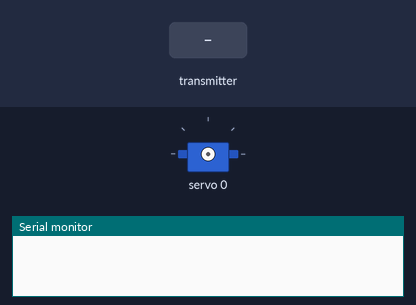
This sketch was run on a simulated Arduino Uno, built with avr-gcc and run on an emulated ATmega328P. On the bench: servo, the last lines printed to the serial monitor. The inputs (shaded band) are chosen by the test bench. No radio packets arrive unless stated.

Above: at 2.2 s.
2.3 s: the transmitter starts sending val = 0
3.8 s: the transmitter starts sending val = 256
At 4.5 s:
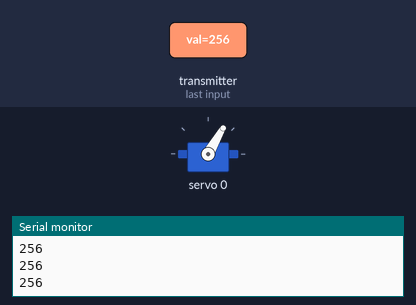
5.3 s: the transmitter starts sending val = 512
At 5.6 s:
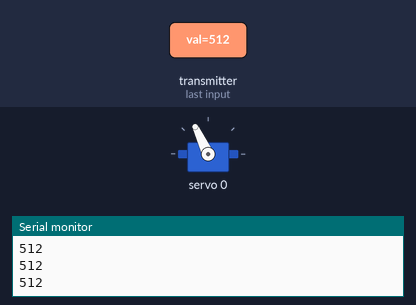
6.8 s: the transmitter starts sending val = 1023
At 8.0 s:
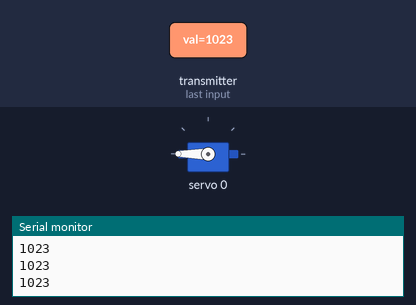
Timing chart, 0 to 9.3 s (numbered marks = the images above; inputs shaded):
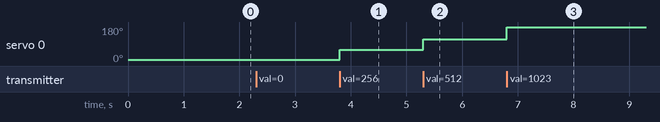

Measured:
- after the input at 3.8 s, servo 0: 6° → 60° at once
- after the input at 5.3 s, servo 0: 60° → 115° at once
- after the input at 6.8 s, servo 0: 115° → 180° at once

The sketch:

nrf24l_Reciever_Test.ino
```cpp
#include <SPI.h>
#include "RF24.h"
#include <Wire.h>
#include <Adafruit_PWMServoDriver.h>

// called this way, it uses the default address 0x40
Adafruit_PWMServoDriver pwm = Adafruit_PWMServoDriver();

RF24 radio(7,8); //RF24 (uint8_t _cepin, uint8_t _cspin)

int val, degree;

void setup() {
  Serial.begin(115200);

  uint8_t addresses[][6] = {"1Node","2Node"};

  radio.begin();

  radio.setChannel(108);

  radio.openReadingPipe(1,addresses[0]);

  radio.startListening();

  delay(1000);

  pwm.begin();

  pwm.setPWMFreq(60);

  yield();

}

void loop() {


  if(radio.available()){

    while(radio.available()){

      radio.read(&val,sizeof(val));

      degree = map(val, 0, 1023, 150, 700);

    }

    Serial.println(val, DEC);

    pwm.setPWM(0, 0, degree);

  }


}
```
